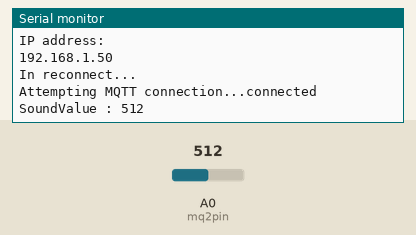
The sketch below on a simulated ESP8266 (NodeMCU). On the bench: the last lines printed to the serial monitor. The test bench sets the inputs (shaded band); at power-on: A0 (mq2pin) = 512. WiFi joins after 1.5 s; servers stay silent unless stated; no MQTT or app messages arrive unless stated.

Above: at 2.7 s.
2.8 s: A0 (mq2pin) set to 716
At 7.4 s:
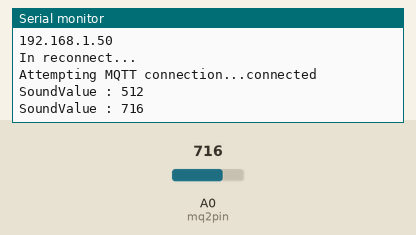
8.8 s: A0 (mq2pin) set to 900
At 12.5 s:
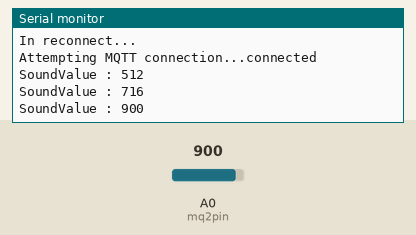
Timing chart, 0 to 14.0 s (numbered marks = the images above; inputs shaded):
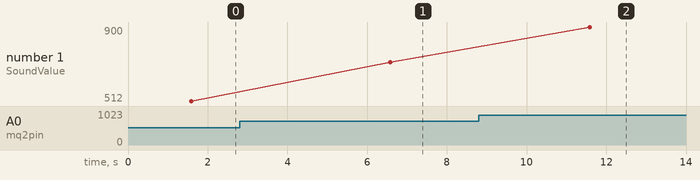

Measured:
- after the input at 2.8 s, the serial monitor: prints a new line after 3.8 s (image 1)
- after the input at 8.8 s, the serial monitor: prints a new line after 2.8 s (image 2)
- plotted number 1: 512 → 716 after the input at 2.8 s, 716 → 900 after the input at 8.8 s

The sketch:

soundSensor.ino
```cpp
#include <ESP8266WiFi.h>
#include <PubSubClient.h>

// Update these with values suitable for your network.
const char* ssid = "HUAWEI_ALE-L21_CA07";
const char* password = "Hina@1994";
const char* mqtt_server = "192.168.43.163";
const char* mqtt_user = "guest";
const char* mqtt_pass= "guest";

const int mq2pin = A0; //the MQ2 analog input pin

WiFiClient espClient;
PubSubClient client(espClient);

void setup_wifi() {
  // Connecting to a WiFi network
  WiFi.begin(ssid, password);
  while (WiFi.status() != WL_CONNECTED) {
    delay(500);
    Serial.print(".");
  }
  Serial.println("WiFi connected");
  Serial.println("IP address: ");
  Serial.println(WiFi.localIP());
}

void reconnect() {
  // Loop until we're reconnected
  Serial.println("In reconnect...");
  while (!client.connected()) {
    Serial.print("Attempting MQTT connection...");
    // Attempt to connect
    if (client.connect("SoundValue", mqtt_user, mqtt_pass)) {
      Serial.println("connected");
    } else {
      Serial.print("failed, rc=");
      Serial.print(client.state());
      Serial.println(" try again in 5 seconds");
      delay(5000);
    }
  }
}

void setup() {
  Serial.begin(9600);
  setup_wifi();
  client.setServer(mqtt_server, 1883);
}

void loop() {
  char msg[8];
  if (!client.connected()) {
    reconnect();
  }

  sprintf(msg,"%i",analogRead(mq2pin));
  client.publish("iot/sensor/sound",msg);
  Serial.print("SoundValue : ");
  Serial.println(msg);

  delay(5000);
}
```
